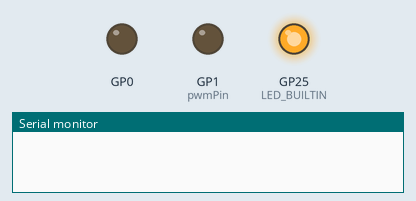
Simulated run of this program. Board: Raspberry Pi Pico. Parts: output pins drawn as LEDs (lit = HIGH), the last lines printed to the serial monitor.

Above: at 0.1 s.
At 5.1 s:
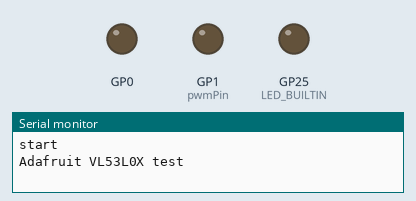
Timing chart, 0 to 6.6 s (numbered marks = the images above):
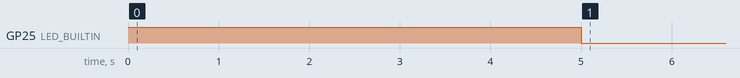

The program:

main.cpp
```cpp
#include <Arduino.h>
#include <PID_v1.h>
#include <Wire.h>
#include <Adafruit_VL53L0X.h>
#include <pico/stdlib.h>
#include <hardware/pwm.h>


Adafruit_VL53L0X sensor = Adafruit_VL53L0X();

//VL53L0X sensor;

//define pins
const int pwmPin = 1;

//define constants
const int pwmFreq = 100000;
//uint?
uint sliceNum; //PWM channel
int pwmWrapPoint, pwmDutyCycle;

//define Variables we'll be connecting to
double setpoint, input, output;

//define the aggressive and conservative Tuning Parameters
double aggKp=4, aggKi=0.2, aggKd=1;
double consKp=1, consKi=0.05, consKd=0.25;

//specify the links and initial tuning parameters
PID myPID(&input, &output, &setpoint, consKp, consKi, consKd, DIRECT);

////////////////////////////////////////////////////////////////////////////////////////////////////////

//set wrap point on the 125MHz (8ns period) 65536 value PWM counter
//wrap = T/(8*10^-9), T = 1/f
void setupPwm(int pwmFreq){
  gpio_set_function(pwmPin, GPIO_FUNC_PWM);
  sliceNum = pwm_gpio_to_slice_num(pwmPin); //get PWM channel
  pwm_set_enabled(sliceNum, true);
  pwmWrapPoint = 10^9/(pwmFreq*8);
  pwm_set_wrap(sliceNum, pwmWrapPoint); //set wrap point
}

//sets PWM duty cycle with 0 <= D <= 1
void setPwmDutyCycle(int pwmDutyCycle){
  pwm_set_chan_level(sliceNum, PWM_CHAN_A, pwmDutyCycle * pwmWrapPoint);
}

////////////////////////////////////////////////////////////////////////////////////////////////////////

void setup() {
  pinMode(LED_BUILTIN, OUTPUT);
  digitalWrite(LED_BUILTIN, HIGH);
  Serial.begin(115200);
  delay(5000);
  digitalWrite(LED_BUILTIN, LOW);
  Serial.println("start");
  //pinMode(1, OUTPUT);
  //digitalWrite(1, HIGH);

  pwmDutyCycle = 0.5;
  setupPwm(pwmFreq);
  setPwmDutyCycle(pwmDutyCycle);

  //initialize the variables we're linked to
  input = analogRead(0);
  setpoint = 15; //15mm

  //turn the PID on
  myPID.SetMode(AUTOMATIC);

  Serial.println("Adafruit VL53L0X test");
  if (!sensor.begin()) {
    Serial.println(F("Failed to boot VL53L0X"));
  }

  //Wire.begin();

  /*sensor.setTimeout(500);
  if (!sensor.init())
  {
    Serial.println("Failed to detect and initialize sensor!");
    while (1) {}
  }

  sensor.startContinuous();
  */
}

void loop() {
  delay(1000);
  //Serial.println("loop");
  /*
  input = sensor.readRangeContinuousMillimeters();
  if (sensor.timeoutOccurred()) { Serial.print(" TIMEOUT"); }
  else {Serial.print(input);}

  double error = abs(setpoint-input); //distance away from setpoint
  /*
  if(error<10)
  {  //we're close to setpoint, use conservative tuning parameters
    myPID.SetTunings(consKp, consKi, consKd);
  }
  else
  {
     //we're far from setpoint, use aggressive tuning parameters
     myPID.SetTunings(aggKp, aggKi, aggKd);
  }

  myPID.Compute();
  analogWrite(3,output);
  */
}

////////////////////////////////////////////////////////////////////////////////////////////////////////
```
